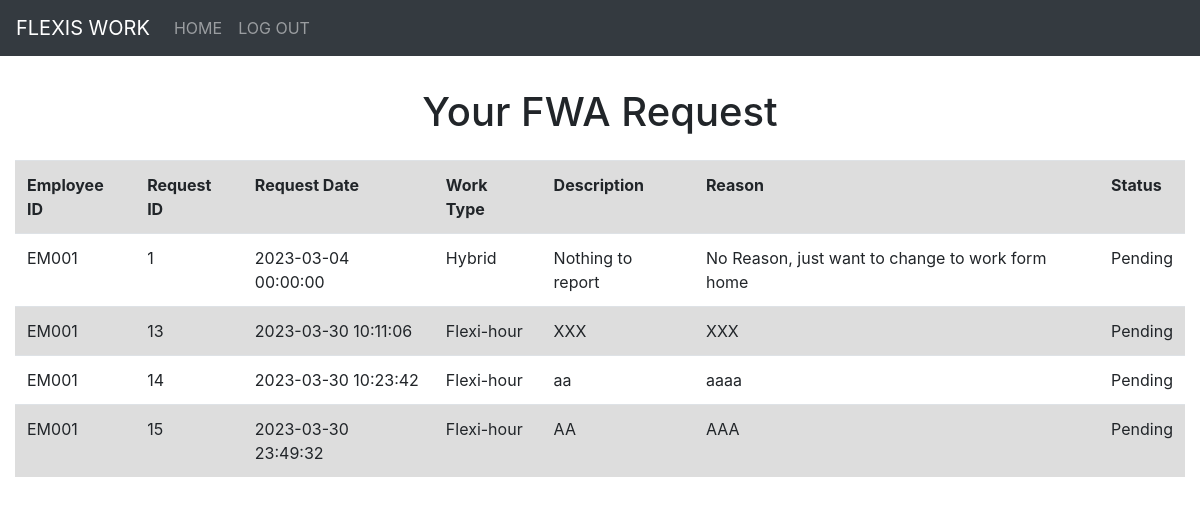
Page /submmitedFWARequest.php (signed in) on the earlier database version.
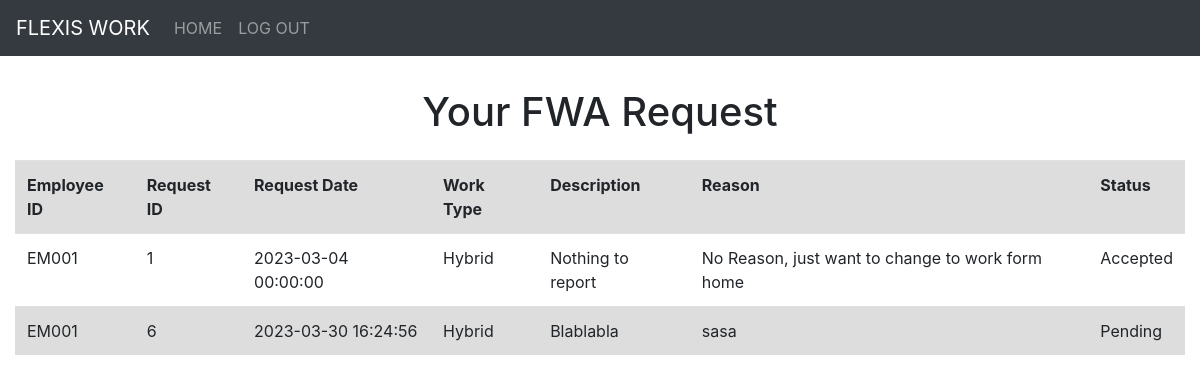
Same page on the later database version.
### tables this page shows
CREATE TABLE `fwa_rquest` (
  `requestID` int(11) NOT NULL,
  `requestDate` datetime NOT NULL DEFAULT current_timestamp(),
  `workType` varchar(30) NOT NULL CHECK (`workType` in ('Flexi-hour','Work-from-home','Hybrid')),
  `description` varchar(255) NOT NULL,
  `reason` varchar(255) NOT NULL,
  `status` varchar(20) NOT NULL,
  `comment` varchar(255) DEFAULT NULL,
  `employeeID` varchar(5) NOT NULL
);

### submmitedFWARequest.php (the view, shortened to what this page needs)
<!DOCTYPE html>
<html>
    <?php include 'Component/head.php'; ?>
    <?php include 'Component/header.php'; ?>
<head>
</head>
<body>
    <h1>Your FWA Request</h1>
    <div class="container-fluid">
        <table class="table">
        <tbody>
            <tr>
                <th scope="col">Employee ID</th>
                <th scope="col">Request ID</th>
                <th scope="col">Request Date</th>
                <th scope="col">Work Type</th>
                <th scope="col">Description</th>
                <th scope="col">Reason</th>
                <th scope="col">Status</th>
            </tr>
            <?php
            require_once('config.php');
            $employee_id = $_SESSION["EmployeeID"];
            $sql =  "SELECT * FROM fwa_rquest WHERE employeeID = '$employee_id'";
            $result = $conn->query($sql);
            while($row = $result -> fetch_assoc()){
                echo
                "<tr>
                    <td>".$row["employeeID"]."</td>
                    <td>".$row["requestID"]."</td>
                    <td>".$row["requestDate"]."</td>
                    <td>".$row["workType"]."</td>
                    <td>".$row["description"]."</td>
                    <td>".$row["reason"]."</td>
                    <td>".$row["status"]."</td>
                </tr>";
            }
            ?>
        </tbody>
        </table>
        </div>
</body>
</html>

### Component/head.php (shortened to what this page needs)
<head>
    <link rel="stylesheet" href="https://stackpath.bootstrapcdn.com/bootstrap/4.1.3/css/bootstrap.min.css">
    <link rel="stylesheet" href="style.css">
    </head>

### Component/header.php (shortened to what this page needs)
<?php
    $homePage = "";
?>
<header>
    <nav class="navbar navbar-expand-lg navbar-dark bg-dark">
        <a class="navbar-brand" href="#">FLEXIS WORK</a>
        <div class="collapse navbar-collapse">
            <ul class="navbar-nav">
            <li class="nav-item">
                <a class="nav-link" href="<?php echo $homePage; ?>">HOME</a>
            </li>
            <li class="nav-item">
                <a class="nav-link" href="logout.php">LOG OUT</a>
            </li>
        </div>
    </nav>
</header>

### style.css (style rules this page uses)
body { height: 100%; margin: 0 auto; padding: 0; display: table; }
h1 { font-size: 2.5rem; margin-top: 2rem; margin-bottom: 1.5rem; text-align: center; }
table { border-collapse: collapse; }
tr:nth-child(odd) { background-color: #ddd; }
th,td { padding: 5px 10px; }

Differences in the rows shown:
removed fwa_rquest: employeeID "EM001", requestID "13", requestDate "2023-03-30 10:11:06", workType "Flexi-hour", description "XXX", reason "XXX", status "Pending"
removed fwa_rquest: employeeID "EM001", requestID "14", requestDate "2023-03-30 10:23:42", workType "Flexi-hour", description "aa", reason "aaaa", status "Pending"
no longer on this page (row edited): fwa_rquest: employeeID "EM001", requestID "15", requestDate "2023-03-30 23:49:32", workType "Flexi-hour", description "AA", reason "AAA", status "Pending"
changed fwa_rquest "Nothing to report": status "Pending" → "Accepted"
now on this page (row edited): fwa_rquest: employeeID "EM001", requestID "6", requestDate "2023-03-30 16:24:56", workType "Hybrid", description "Blablabla", reason "sasa", status "Pending"
